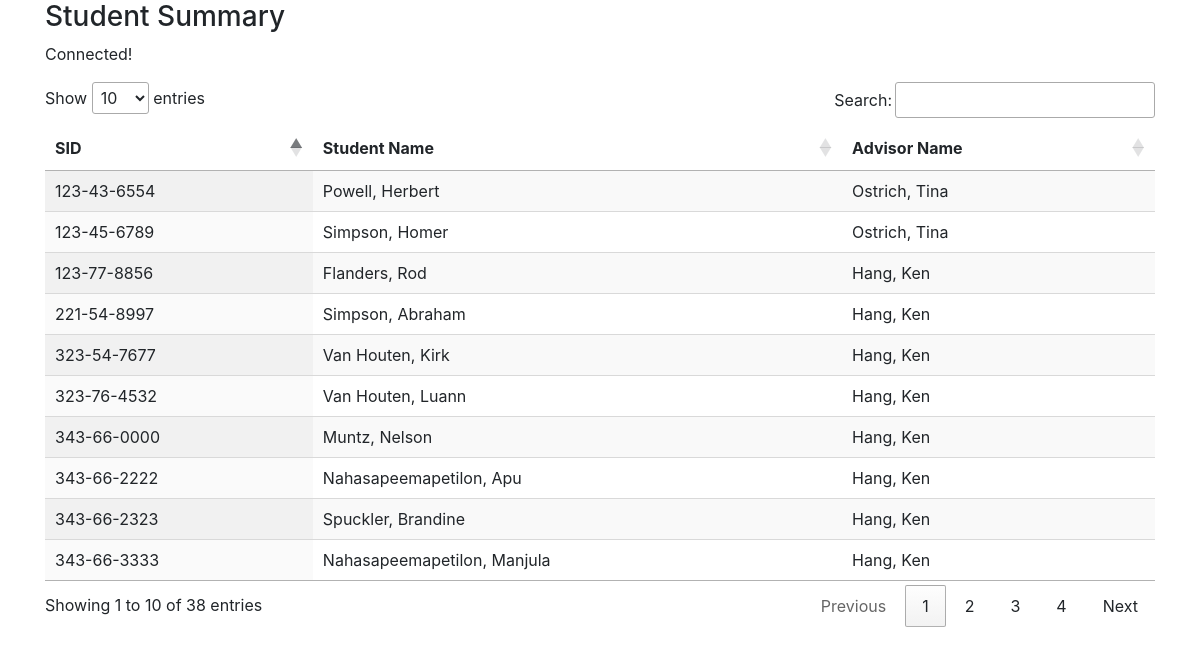
/databases/students.php, run on the app's committed database.
### tables this page shows
CREATE TABLE IF NOT EXISTS `student` (
  `sid` varchar(11) NOT NULL,
  `last` varchar(30) NOT NULL,
  `first` varchar(30) NOT NULL,
  `birthdate` date DEFAULT NULL,
  `gpa` double DEFAULT NULL,
  `advisor` int(11) DEFAULT NULL,
  PRIMARY KEY (`sid`)
);

CREATE TABLE IF NOT EXISTS `advisor` (
  `advisor_id` int(1) NOT NULL DEFAULT '0',
  `advisor_first` varchar(30) DEFAULT NULL,
  `advisor_last` varchar(30) DEFAULT NULL,
  `office` varchar(6) DEFAULT NULL,
  PRIMARY KEY (`advisor_id`)
);

### databases/students.php (the view, shortened to what this page needs)
<!DOCTYPE html>
<html lang="en">
<head>
    <link rel="stylesheet" href="https://stackpath.bootstrapcdn.com/bootstrap/4.3.1/css/bootstrap.min.css" >
    <link rel="stylesheet" href="//cdn.datatables.net/1.10.20/css/jquery.dataTables.min.css">
</head>
<body>
<div class="container">
    <h3>Student Summary</h3>
    <?php
    $username = 'oringhis_grcuser';
    $password = 'grcuserPassword';
    $hostname = 'localhost';
    $database = 'oringhis_grc';
    $cnxn = mysqli_connect($hostname, $username, $password, $database);
    if ($cnxn) {
        echo "<p>Connected!</p>";
    } else {
        echo mysqli_connect_error();
    }
    $sql = 'SELECT s.sid, s.first AS student_first, s.last AS student_last, s.advisor, a.advisor_id,
            a.advisor_first, a.advisor_last
            FROM student s, advisor a
            WHERE a.advisor_id = s.advisor
            ORDER BY student_last, student_first';
    $result = mysqli_query($cnxn, $sql);
    ?>
    <table id="student-table" class="display">
        <thead>
            <tr>
                <th>SID</th>
                <th>Student Name</th>
                <th>Advisor Name</th>
            </tr>
        </thead>
        <tbody>
        <?php
        while ($row = mysqli_fetch_assoc($result)) {
            $sid = $row['sid'];
            $sFirst = $row['student_first'];
            $sLast = $row['student_last'];
            $aFirst = $row['advisor_first'];
            $aLast = $row['advisor_last'];
            echo "<tr>
                    <td>$sid</td>
                    <td>$sLast, $sFirst</td>
                    <td>$aLast, $aFirst</td>
                  </tr>";
        }
        ?>
        </tbody>
    </table>
</div>
</body>
</html>

### data on the page
student: sid "123-77-8856", last "Flanders", first "Rod", advisor.advisor_last "Hang", advisor.advisor_first "Ken"
student: sid "343-66-0000", last "Muntz", first "Nelson", advisor.advisor_last "Hang", advisor.advisor_first "Ken"
student: sid "343-66-2222", last "Nahasapeemapetilon", first "Apu", advisor.advisor_last "Hang", advisor.advisor_first "Ken"
student: sid "343-66-3333", last "Nahasapeemapetilon", first "Manjula", advisor.advisor_last "Hang", advisor.advisor_first "Ken"
student: sid "123-43-6554", last "Powell", first "Herbert", advisor.advisor_last "Ostrich", advisor.advisor_first "Tina"
student: sid "221-54-8997", last "Simpson", first "Abraham", advisor.advisor_last "Hang", advisor.advisor_first "Ken"
student: sid "123-45-6789", last "Simpson", first "Homer", advisor.advisor_last "Ostrich", advisor.advisor_first "Tina"
student: sid "343-66-2323", last "Spuckler", first "Brandine", advisor.advisor_last "Hang", advisor.advisor_first "Ken"
student: sid "323-54-7677", last "Van Houten", first "Kirk", advisor.advisor_last "Hang", advisor.advisor_first "Ken"
student: sid "323-76-4532", last "Van Houten", first "Luann", advisor.advisor_last "Hang", advisor.advisor_first "Ken"
